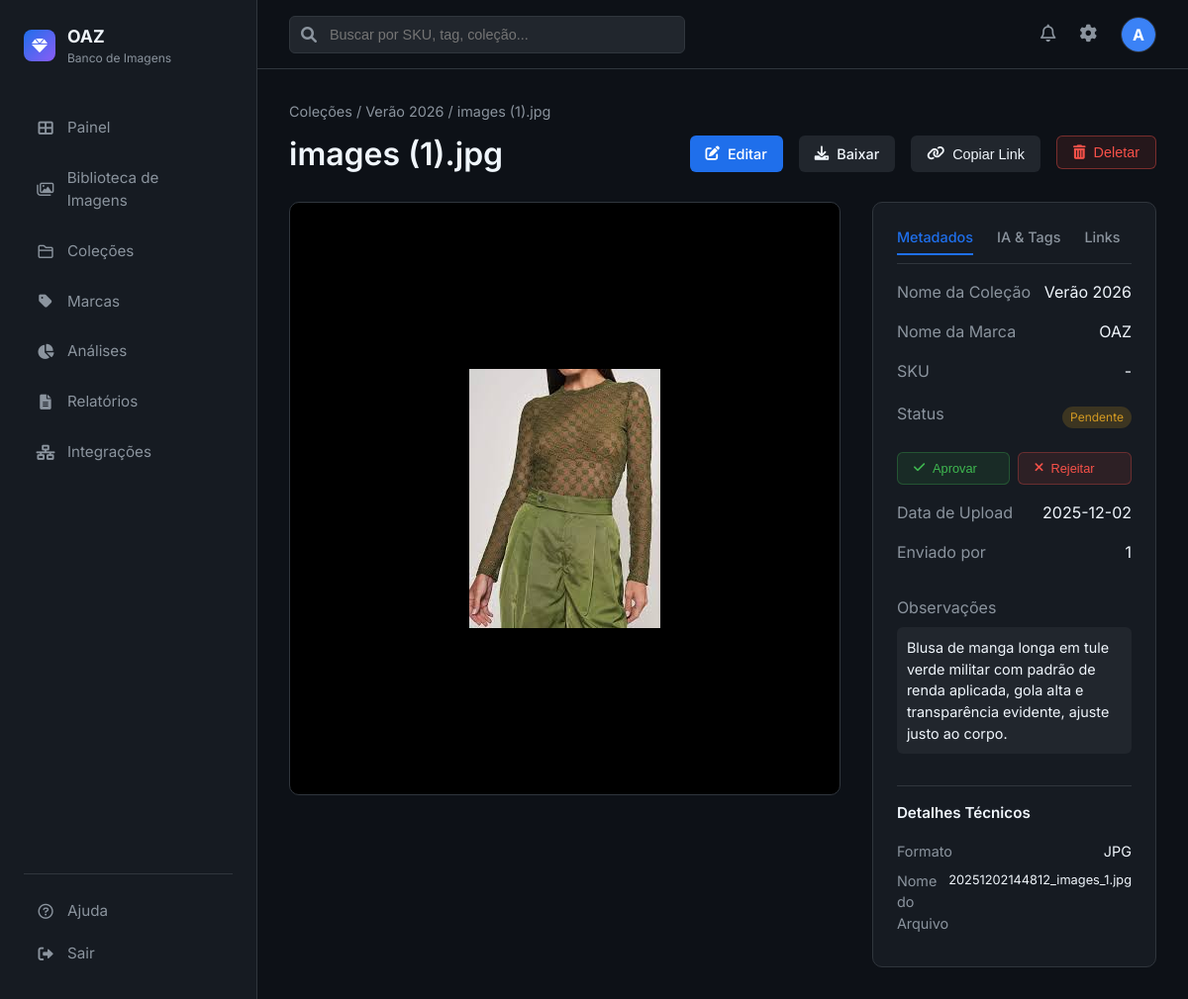
/image/4 (signed in), run on an earlier commit of the app's database.
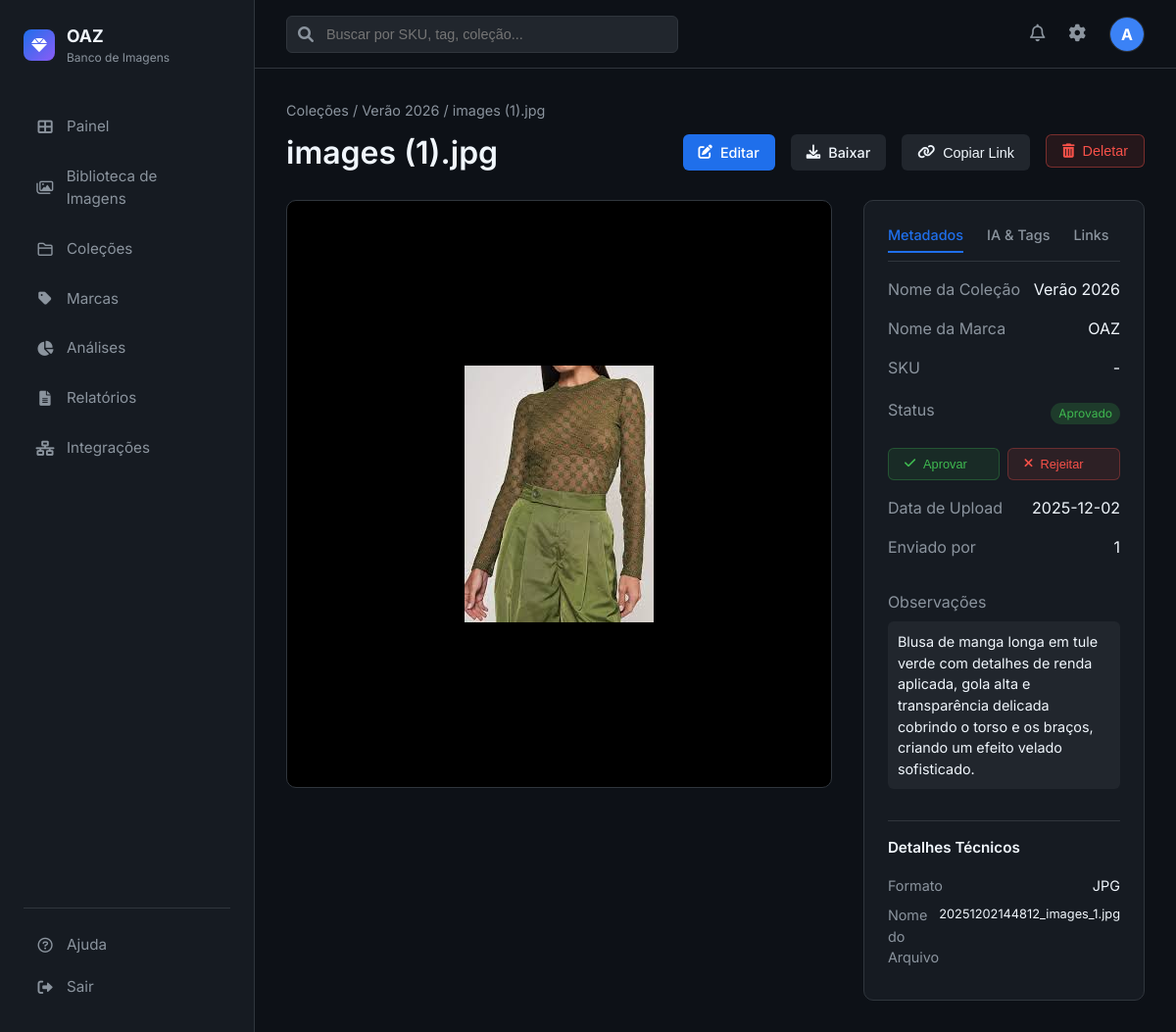
And on a later commit of the database.
### app.py (models this page shows)
class Image(db.Model):
    id = db.Column(db.Integer, primary_key=True)
    filename = db.Column(db.String(255), nullable=False)
    original_name = db.Column(db.String(255), nullable=False)
    description = db.Column(db.Text)
    sku = db.Column(db.String(50))
    brand_id = db.Column(db.Integer, db.ForeignKey('brand.id'))
    status = db.Column(db.String(20), default='Pendente')
    upload_date = db.Column(db.DateTime, default=datetime.utcnow)
    shooting_date = db.Column(db.Date)
    photographer = db.Column(db.String(100))
    unique_code = db.Column(db.String(50), unique=True)
    collection_id = db.Column(db.Integer, db.ForeignKey('collection.id'))
    uploader_id = db.Column(db.Integer, db.ForeignKey('user.id'))
    tags = db.Column(db.Text)
    ai_item_type = db.Column(db.String(100))
    ai_color = db.Column(db.String(50))
    ai_material = db.Column(db.String(100))
    ai_pattern = db.Column(db.String(50))
    ai_style = db.Column(db.String(50))
    items = db.relationship('ImageItem', backref='image', lazy=True, cascade='all, delete-orphan')

### app.py (the view)
@app.route('/image/<int:id>')
@login_required
def image_detail(id):
    image = Image.query.get_or_404(id)
    try:
        image.tag_list = json.loads(image.tags) if image.tags else []
    except:
        image.tag_list = []
    for item in image.items:
        try:
            item.tag_list = json.loads(item.tags) if item.tags else []
        except:
            item.tag_list = []
    return render_template('images/detail.html', image=image)

### app.py (called while the page is built)
@login_manager.user_loader
def load_user(user_id):
    return User.query.get(int(user_id))

### templates/images/detail.html (shortened to what the changed rows need)
{% extends "base.html" %}
{% block content %}
<div style="margin-bottom: 1.5rem;">
    <div style="font-size: 0.9rem; color: var(--text-secondary); margin-bottom: 0.5rem;">
        Coleções / {{ image.collection.name if image.collection else 'Sem Categoria' }} / {{ image.original_name }}
    </div>
    <div style="display: flex; justify-content: space-between; align-items: center;">
        <h1>{{ image.original_name }}</h1>
        <div style="display: flex; gap: 1rem;">
            <a href="{{ url_for('edit_image', id=image.id) }}" class="btn" style="background: var(--accent-blue); color: white;">
            </a>
            <a href="{{ url_for('static', filename='uploads/' + image.filename) }}" download class="btn" style="background: var(--bg-tertiary); color: var(--text-primary);">
            </a>
            <button onclick="copyToClipboard('direct-url')" class="btn" style="background: var(--bg-tertiary); color: var(--text-primary);">
            </button>
            <form action="{{ url_for('delete_image', id=image.id) }}" method="POST" style="display: inline;"
                onsubmit="return confirm('Tem certeza que deseja deletar esta imagem? Esta ação não pode ser desfeita.');">
            </form>
        </div>
    </div>
</div>
<div style="display: grid; grid-template-columns: 2fr 1fr; gap: 2rem;">
    <div class="stat-card"
        style="padding: 0; overflow: hidden; display: flex; align-items: center; justify-content: center; background: black; height: 600px;">
        <img src="{{ url_for('static', filename='uploads/' + image.filename) }}"
            style="max-width: 100%; max-height: 100%; object-fit: contain;">
    </div>
    <div class="stat-card">
        <div id="content-metadata" class="tab-content" style="display: flex; flex-direction: column; gap: 1rem;">
            <div style="display: flex; justify-content: space-between;">
                <span style="color: var(--text-secondary);">SKU</span>
                <span>{{ image.sku or '-' }}</span>
            </div>
            <div style="display: flex; justify-content: space-between; align-items: center;">
                <span style="color: var(--text-secondary);">Status</span>
                <span class="status-badge status-{{ image.status.lower() }}">{{ image.status }}</span>
            </div>
            <div style="display: flex; justify-content: space-between;">
                <span style="color: var(--text-secondary);">Data de Upload</span>
                <span>{{ image.upload_date.strftime('%Y-%m-%d') }}</span>
            </div>
            <div style="display: flex; justify-content: space-between;">
                <span style="color: var(--text-secondary);">Enviado por</span>
                <span>{{ image.uploader_id }}</span>
            </div>
            <div style="margin-top: 1rem;">
                <span style="color: var(--text-secondary); display: block; margin-bottom: 0.5rem;">Observações</span>
                <div style="background: var(--bg-tertiary); padding: 10px; border-radius: 6px; font-size: 0.9rem;">
                    {{ image.description or 'Sem observações.' }}
                </div>
            </div>
            <div style="margin-top: 1rem; padding-top: 1rem; border-top: 1px solid var(--border-color);">
                <div style="display: flex; justify-content: space-between; margin-bottom: 0.5rem; font-size: 0.9rem;">
                    <span style="color: var(--text-secondary);">Formato</span>
                    <span>{{ image.filename.split('.')[-1].upper() }}</span>
                </div>
                <div style="display: flex; justify-content: space-between; margin-bottom: 0.5rem; font-size: 0.9rem;">
                    <span style="color: var(--text-secondary);">Nome do Arquivo</span>
                    <span style="font-size: 0.8rem;">{{ image.filename }}</span>
                </div>
            </div>
        </div>
    </div>
</div>
{% endblock %}

What changed in the data, as far as the page shows it:
changed Image "images (1).jpg": status "Pendente" → "Aprovado"; description "Blusa de manga longa em tule verde militar com padrão de renda aplicada, gola alta e transparência evidente, ajuste justo ao corpo." → "…longa em tule verde com detalhes de renda aplicada, gola alta e transparência delicada cobrindo o torso e os braços, criando um efeito velado sofisticado."
